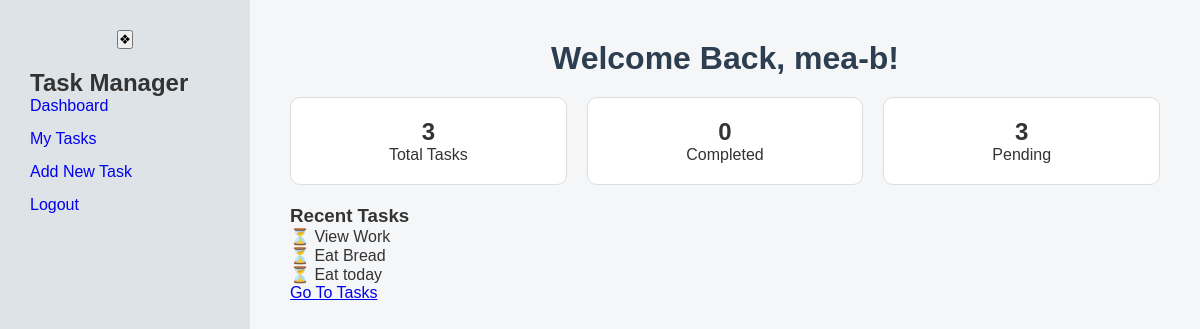
/tasks/dashboard/ (signed in), run on an earlier commit of the app's database.
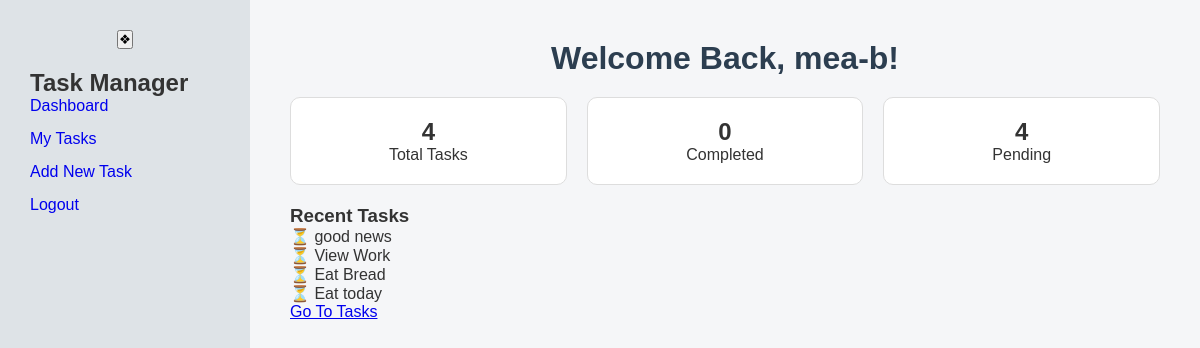
And on a later commit of the database.
### tasks/models.py (models this page shows, shortened)
class Task(models.Model):
    class Priority(models.TextChoices) :
        Low = 'low,' 'Low',
        Medium ='medium', 'Medium'
        High = 'high',"High"
    user = models.ForeignKey(User, on_delete = models.CASCADE)
    title = models.CharField(max_length = 200)
    description = models.TextField(blank = True)
    completed = models.BooleanField(default = False)
    due_date = models.DateField(null = True,blank = True)
    priority = models.CharField(max_length = 10,choices = Priority, default = 'low')
    created_at = models.DateTimeField(auto_now_add = True)

### tasks/views.py (the view)
# urls.py: path('dashboard/',views.dashboard,name = 'dashboard'),
@login_required
def dashboard(request):
    tasks = Task.objects.filter(user = request.user)
    total_tasks = tasks.count()
    completed_tasks = tasks.filter(completed = True).count()
    pending_tasks = total_tasks - completed_tasks
    recent_tasks = tasks.order_by('-id')[:5]
    return render(request,'tasks-temps/dashboard.html',{
        'total_tasks': total_tasks,
        'completed_tasks': completed_tasks,
        'pending_tasks': pending_tasks,
        'tasks':recent_tasks
    })

### tasks/templates/tasks-temps/dashboard.html
{% extends 'tasks-temps/base.html' %}
{% load static%}
{% block content %}
<h1>Welcome Back, {{request.user.username}}!</h1>
<div class="cards">
    <div class="card">
        <h2>{{ total_tasks }}</h2>
        <p>Total Tasks</p>
    </div>
    <div class="card">
        <h2>{{ completed_tasks }}</h2>
        <p>Completed</p>
    </div>
    <div class="card">
        <h2>{{ pending_tasks }}</h2>
        <p>Pending</p>
    </div>
</div>
<h3>Recent Tasks</h3>
{% for task in tasks %}
    <p>
        {% if task.completed %}
            ✅ {{ task.title }}
        {% else %}
            ⏳ {{ task.title }}
        {% endif %}
    </p>
{% empty %}
    <p>No tasks yet</p>
{% endfor %}
<a href="{% url 'task_list' %}">Go To Tasks</a>
{% endblock %}

What changed in the data, as far as the page shows it:
added Task: title "good news"
Also different on the page:
{{ total_tasks }}: "3" → "4"
{{ pending_tasks }}: "3" → "4"
